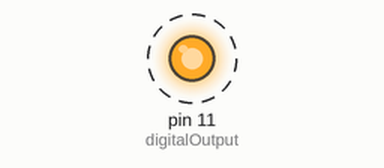
Recording of a sketch running on a simulated Arduino Uno, built with avr-gcc and run on an emulated ATmega328P. Shown: output pins drawn as LEDs (lit = HIGH). Dashed ring = blinking.

Above: at 0.5 s.
Timing chart, 0 to 4.6 s (numbered marks = the images above):
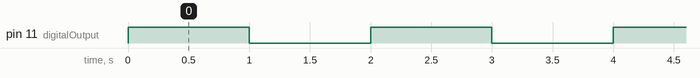

Measured:
- by itself, pin 11 (digitalOutput): alternates HIGH for 1.0 s and LOW for 1.0 s

The sketch:

ANALOG_read_write.ino
```cpp
int digitalInput=2;
int digitalOutput=11;
void setup() {
  pinMode(digitalInput, INPUT);
  pinMode(digitalOutput, OUTPUT);
  Serial.begin(9600);
}

void loop() {
  digitalWrite(digitalOutput, HIGH);
  delay(1000);
  digitalWrite(digitalOutput, LOW);
  delay(1000);

  //int sensorValue=digitalRead(digitalInput);
  //int x=map(sensorValue,0,1023,0, 255);
//  if(sensorValue==LOW)
//  {
//    digitalWrite(digitalOutput,HIGH);
//  }
//  else
//  {
//    digitalWrite(digitalOutput,LOW);
//  }
//  Serial.print("Sensor Value: ");
//  Serial.println(sensorValue);
//  delay(500);

}
```
